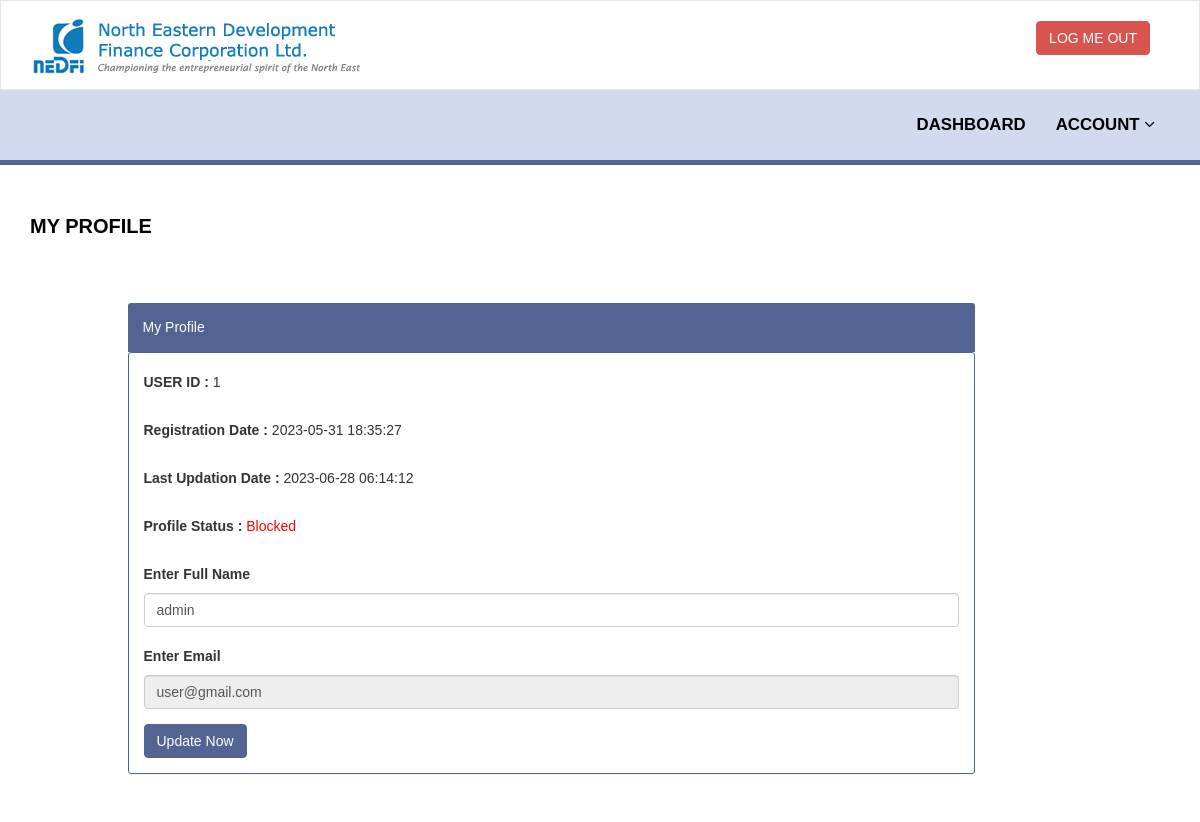
/user-module/my-profile.php (signed in), run on the app's committed database.
### tables this page shows
CREATE TABLE `tbl_users` (
  `USER_ID` int(6) NOT NULL,
  `USERNAME` varchar(100) NOT NULL,
  `USERS_GENERATED_ID` varchar(100) NOT NULL,
  `USER_PASSWORD` varchar(120) NOT NULL,
  `NAME_OF_USER` varchar(120) NOT NULL,
  `USER_TYPE` int(6) NOT NULL,
  `USER_EMAIL` varchar(150) DEFAULT NULL,
  `USER_STATUS` int(1) DEFAULT NULL,
  `USER_CREATED_ON` timestamp NULL DEFAULT current_timestamp(),
  `USER_UPDATED_ON` timestamp NULL DEFAULT NULL ON UPDATE current_timestamp()
);

### user-module/my-profile.php (the view, shortened to what this page needs)
<?php
include('includes/config.php');
if(strlen($_SESSION['login'])==0)
    {
header('location:index.html');
}
else{
?>
<!DOCTYPE html>
<html xmlns="http://www.w3.org/1999/xhtml">
<head>
    <link href="assets/css/bootstrap.css" rel="stylesheet" />
    <link href="assets/css/font-awesome.css" rel="stylesheet" />
    <link href="assets/css/style.css" rel="stylesheet" />
</head>
<body>
<?php include('includes/header.php');?>
    <div class="content-wrapper">
         <div class="container">
        <div class="row pad-botm">
            <div class="col-md-12">
                <h4 class="header-line">My Profile</h4>
                            </div>
        </div>
             <div class="row">
<div class="col-md-9 col-md-offset-1">
               <div class="panel panel-danger">
                        <div class="panel-heading">
                           My Profile
                        </div>
                        <div class="panel-body">
                            <form name="signup" method="post">
<?php
$uid=$_SESSION['userid'];
$sql="SELECT USER_ID,USERNAME,USER_EMAIL,USER_CREATED_ON,USER_UPDATED_ON,USER_STATUS from tbl_users where USER_ID=:uid ";
$query = $dbh -> prepare($sql);
$query-> bindParam(':uid', $uid, PDO::PARAM_STR);
$query->execute();
$results=$query->fetchAll(PDO::FETCH_OBJ);
if($query->rowCount() > 0)
{
foreach($results as $result)
{               ?>
<div class="form-group">
<label>USER ID : </label>
<?php echo htmlentities($result->USER_ID);?>
</div>
<div class="form-group">
<label>Registration Date : </label>
<?php echo htmlentities($result->USER_CREATED_ON);?>
</div>
<?php if($result->USER_UPDATED_ON!=""){?>
<div class="form-group">
<label>Last Updation Date : </label>
<?php echo htmlentities($result->USER_UPDATED_ON);?>
</div>
<?php } ?>
<div class="form-group">
<label>Profile Status : </label>
<?php if($result->USER_STATUS==1){?>
<span style="color: green">Active</span>
<?php } else { ?>
<span style="color: red">Blocked</span>
<?php }?>
</div>
<div class="form-group">
<label>Enter Full Name</label>
<input class="form-control" type="text" name="fullname" value="<?php echo htmlentities($result->USERNAME);?>" autocomplete="off" required />
</div>
<div class="form-group">
<label>Enter Email</label>
<input class="form-control" type="email" name="email" id="emailid" value="<?php echo htmlentities($result->USER_EMAIL);?>"  autocomplete="off" required readonly />
</div>
<?php }} ?>
<button type="submit" name="update" class="btn btn-primary" id="submit">Update Now </button>
                                    </form>
                            </div>
                        </div>
                            </div>
        </div>
    </div>
    </div>
</body>
</html>
<?php } ?>

### assets/css/style.css (style rules this page uses)
.content-wrapper { margin-top: 40px; min-height:800px; padding-bottom:90px; }
.header-line { font-weight:550; font-size: 20px; padding-bottom:25px; border-bottom:1px solid #ffffff; text-transform:uppercase; color:#000000; }
.pad-botm { padding-bottom:30px; }

### data on the page
tbl_users: USER_ID "1", USER_CREATED_ON "2023-05-31 18:35:27", USER_UPDATED_ON "2023-06-28 06:14:12", USER_STATUS "Blocked", fullname "admin", email "user@gmail.com"
